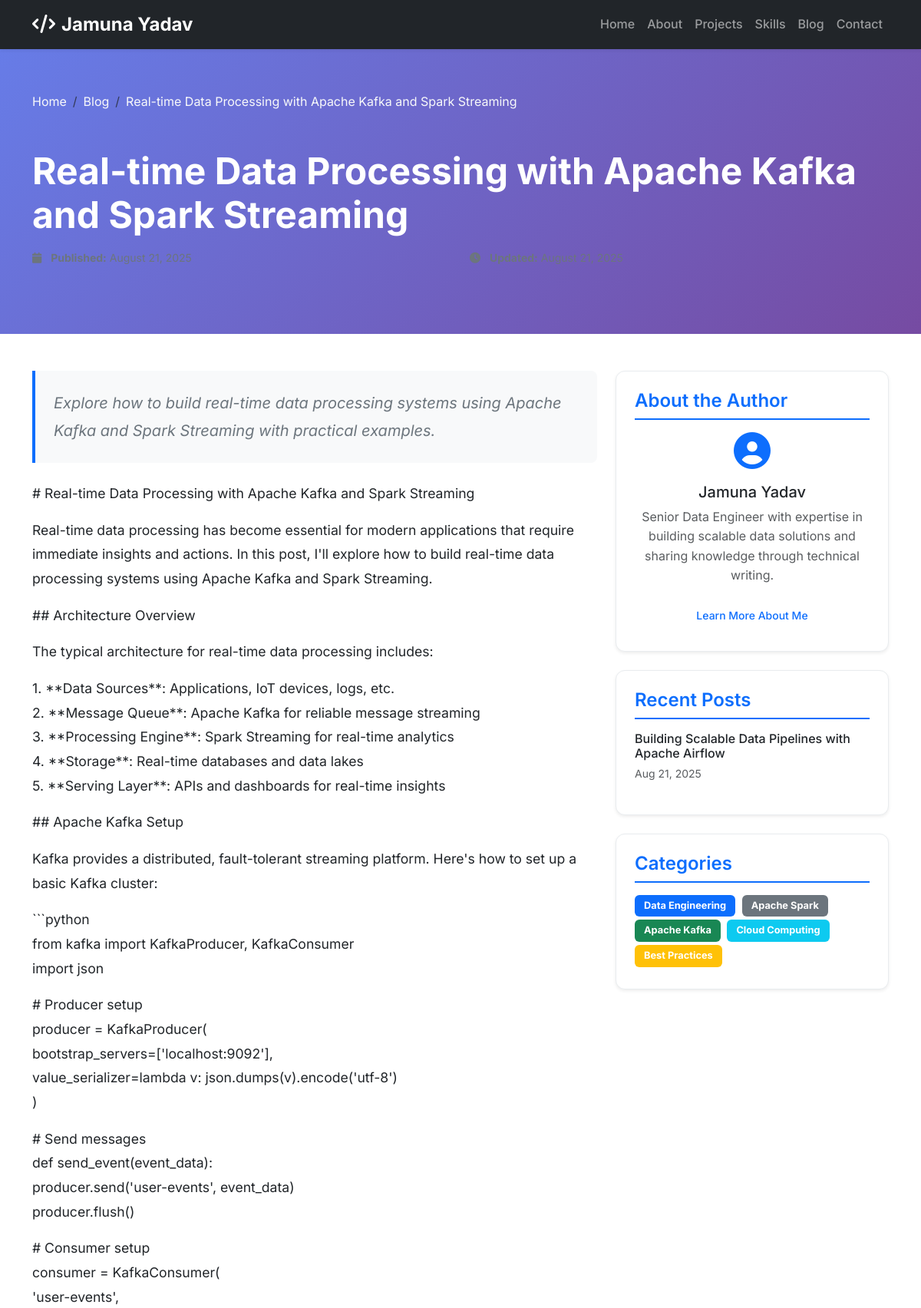
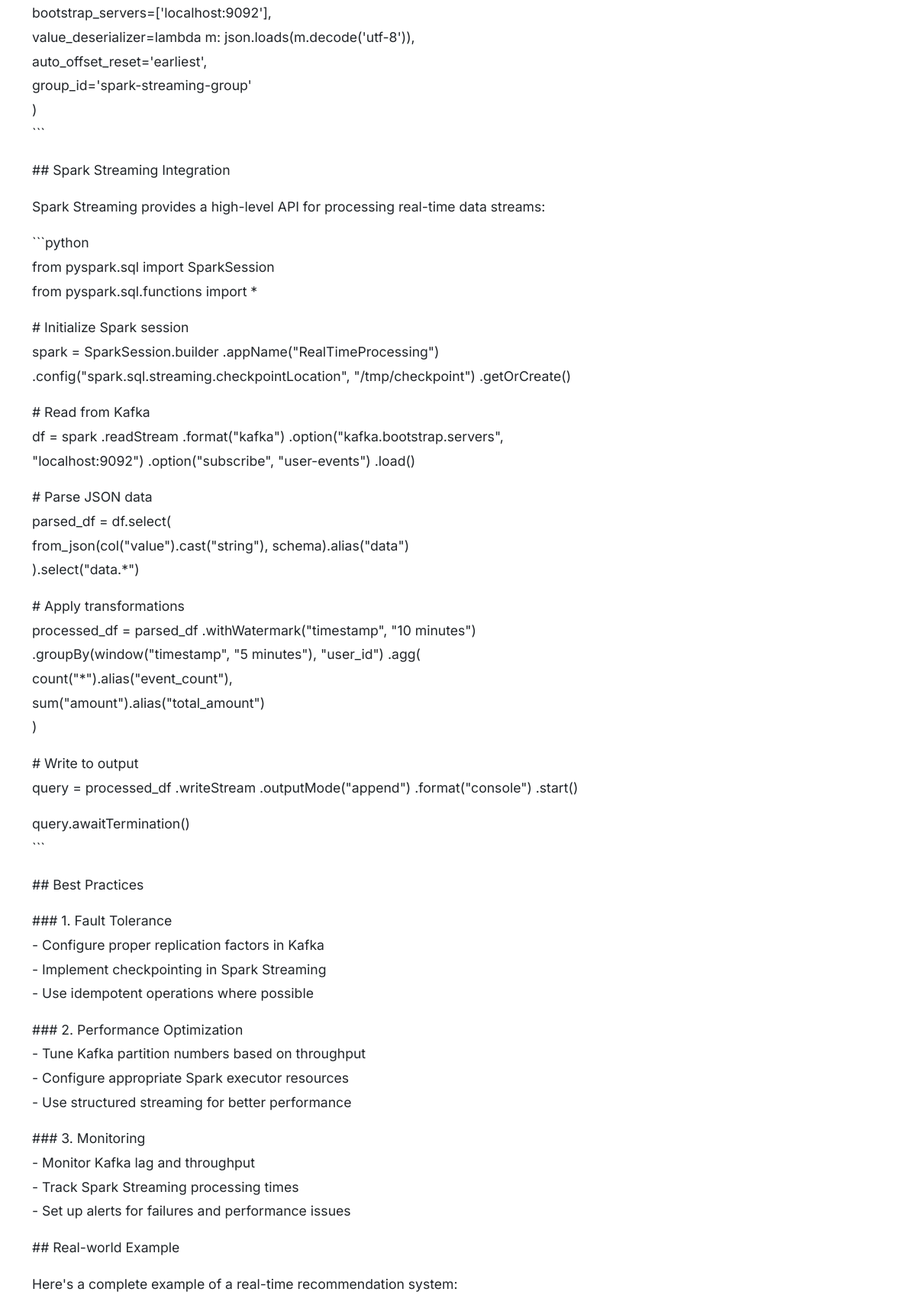
The app's page /blog/real-time-data-processing-with-kafka-spark-streaming/ (upper part) with its own data (2 pictures, top to bottom).
### portfolio/models.py (models this page shows, shortened)
class BlogPost(models.Model):
    title = models.CharField(max_length=200)
    slug = models.SlugField(unique=True)
    content = models.TextField()
    excerpt = models.CharField(max_length=300, blank=True)
    image = models.ImageField(upload_to='blog/', blank=True, null=True)
    published = models.BooleanField(default=False)
    created_at = models.DateTimeField(auto_now_add=True)
    updated_at = models.DateTimeField(auto_now=True)
    class Meta:
        ordering = ['-created_at']

### portfolio/views.py (the view)
# urls.py: path('blog/<slug:slug>/', views.blog_detail, name='blog_detail'),
def blog_detail(request, slug):
    post = get_object_or_404(BlogPost, slug=slug, published=True)
    related_posts = BlogPost.objects.filter(published=True).exclude(id=post.id)[:3]
    context = {
        'post': post,
        'related_posts': related_posts,
    }
    return render(request, 'portfolio/blog_detail.html', context)

### templates/portfolio/blog_detail.html (shortened to what this page needs)
{% extends 'base.html' %}
{% load static %}
{% block content %}
<section class="bg-gradient-primary text-white py-5" style="padding-top: 120px !important;">
    <div class="container">
        <div class="row">
            <div class="col-12">
                <nav aria-label="breadcrumb">
                    <ol class="breadcrumb">
                        <li class="breadcrumb-item"><a href="{% url 'portfolio:home' %}" class="text-light">Home</a></li>
                        <li class="breadcrumb-item"><a href="{% url 'portfolio:blog' %}" class="text-light">Blog</a></li>
                        <li class="breadcrumb-item active text-light" aria-current="page">{{ post.title }}</li>
                    </ol>
                </nav>
                <div class="blog-header">
                    <h1 class="display-5 fw-bold mb-3">{{ post.title }}</h1>
                    <div class="blog-meta">
                        <div class="row">
                            <div class="col-md-6">
                                <p class="mb-2">
                                    <i class="fas fa-calendar me-2"></i>
                                    <strong>Published:</strong> {{ post.created_at|date:"F d, Y" }}
                                </p>
                            </div>
                            <div class="col-md-6">
                                <p class="mb-2">
                                    <i class="fas fa-clock me-2"></i>
                                    <strong>Updated:</strong> {{ post.updated_at|date:"F d, Y" }}
                                </p>
                            </div>
                        </div>
                    </div>
                </div>
            </div>
        </div>
    </div>
</section>
<section class="py-5">
    <div class="container">
        <div class="row">
            <div class="col-lg-8">
                <div class="blog-content">
                    <article class="blog-post">
                        {% if post.excerpt %}
                        <div class="blog-excerpt mb-4">
                            <blockquote class="blockquote">
                                <p class="mb-0">{{ post.excerpt }}</p>
                            </blockquote>
                        </div>
                        {% endif %}
                        <div class="content">
                            {{ post.content|linebreaks }}
                        </div>
                    </article>
                </div>
            </div>
            <div class="col-lg-4">
                <div class="blog-sidebar">
                    <div class="sidebar-card mb-4">
                        <h4 class="card-title">About the Author</h4>
                        <div class="author-info">
                            <div class="author-avatar mb-3">
                                <i class="fas fa-user-circle fa-3x text-primary"></i>
                            </div>
                            <h5>Jamuna Yadav</h5>
                            <p class="text-muted">Senior Data Engineer with expertise in building scalable data solutions and sharing knowledge through technical writing.</p>
                            <a href="{% url 'portfolio:about' %}" class="btn btn-outline-primary btn-sm">
                                Learn More About Me
                            </a>
                        </div>
                    </div>
                    <div class="sidebar-card mb-4">
                        <h4 class="card-title">Recent Posts</h4>
                        <div class="recent-posts">
                            {% for recent_post in related_posts %}
                            <div class="recent-post-item mb-3">
                                <h6 class="mb-1">
                                    <a href="{% url 'portfolio:blog_detail' recent_post.slug %}" class="text-decoration-none">
                                        {{ recent_post.title }}
                                    </a>
                                </h6>
                                <small class="text-muted">{{ recent_post.created_at|date:"M d, Y" }}</small>
                            </div>
                            {% endfor %}
                        </div>
                    </div>
                    <div class="sidebar-card">
                        <h4 class="card-title">Categories</h4>
                        <div class="categories">
                            <span class="badge bg-primary me-1 mb-1">Data Engineering</span>
                            <span class="badge bg-secondary me-1 mb-1">Apache Spark</span>
                            <span class="badge bg-success me-1 mb-1">Apache Kafka</span>
                            <span class="badge bg-info me-1 mb-1">Cloud Computing</span>
                            <span class="badge bg-warning me-1 mb-1">Best Practices</span>
                        </div>
                    </div>
                </div>
            </div>
        </div>
    </div>
</section>
{% endblock %}

### static/css/style.css (style rules this page uses)
:root { --primary-color: #0d6efd; --secondary-color: #6c757d; --success-color: #198754; --warning-color: #ffc107; --danger-color: #dc3545; --light-color: #f8f9fa; --dark-color: #212529; --gradient-primary: linear-gradient(135deg, #667eea 0%, #764ba2 100%); --gradient-secondary: linear-gradient(135deg, #f093fb 0%, #f5576c 100%); --gradient-warning: linear-gradient(135deg, #ffecd2 0%, #fcb69f 100%); --shadow-sm: 0 0.125rem 0.25rem rgba(0, 0, 0, 0.075); --shadow: 0 0.5rem 1rem rgba(0, 0, 0, 0.15); --shadow-lg: 0 1rem 3rem rgba(0, 0, 0, 0.175); }
* { margin: 0; padding: 0; box-sizing: border-box; }
body { font-family: 'Inter', sans-serif; line-height: 1.6; color: var(--dark-color); }
.btn { border-radius: 8px; font-weight: 500; padding: 0.75rem 1.5rem; transition: all 0.3s ease; border: none; }
.blog-meta { font-size: 0.875rem; color: var(--secondary-color); }
.bg-gradient-primary { background: var(--gradient-primary); }

### templates/portfolio/blog_detail.html (style rules this page uses)
.blog-header { padding: 2rem 0; }
.breadcrumb-item a { text-decoration: none; }
.blog-content { line-height: 1.8; font-size: 1.1rem; }
.blog-excerpt { background: #f8f9fa; border-left: 4px solid var(--primary-color); padding: 1.5rem; border-radius: 0 8px 8px 0; }
.blog-excerpt blockquote { margin: 0; font-style: italic; color: var(--secondary-color); }
.blog-sidebar { position: sticky; top: 100px; }
.sidebar-card { background: white; border-radius: 12px; padding: 1.5rem; box-shadow: var(--shadow-sm); border: 1px solid #e9ecef; }
.sidebar-card .card-title { color: var(--primary-color); font-weight: 600; margin-bottom: 1rem; border-bottom: 2px solid var(--primary-color); padding-bottom: 0.5rem; }
.author-info { text-align: center; }
.author-avatar { color: var(--primary-color); }
.recent-post-item h6 a { color: var(--dark-color); transition: color 0.3s ease; }
.categories .badge { font-size: 0.8rem; padding: 0.5rem 0.75rem; border-radius: 6px; transition: all 0.3s ease; }

### records on screen
BlogPost: title "Real-time Data Processing with Apache Kafka and Spark Streaming", excerpt "Explore how to build real-time data processing systems using Apache Kafka and Spark Streaming with practical examples.", content "# Real-time Data Processing with Apache Kafka and Spark Streaming Real-time data processing has become essential for modern applications that require immediate insights and actions. In this post, I'll explore how to build real-time data processing systems using Apache Kafka and Spark Streaming. ## Architecture Overview The typical architecture for real-time data processing includes: 1. **Data Sources**: Applications, IoT devices, logs, etc. 2. **Message Queue**: Apache Kafka for reliable message streaming 3. **Processing Engine**: Spark Streaming for real-time analytics 4. **Storage**: Real-time databases and data lakes 5. **Serving Layer**: APIs and dashboards for real-time insights ##…"
BlogPost: title "Building Scalable Data Pipelines with Apache Airflow", created_at "Aug 21, 2025"
